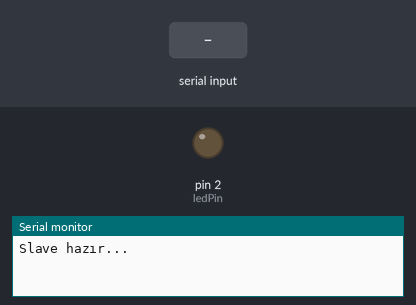
Simulated run of this sketch. Board: Arduino Uno, built with avr-gcc and run on an emulated ATmega328P. On the bench: output pins drawn as LEDs (lit = HIGH), the last lines printed to the serial monitor. The test bench sets the inputs (shaded band).

Above: at 1.2 s.
1.3 s: "1" received over Serial
At 2.1 s:
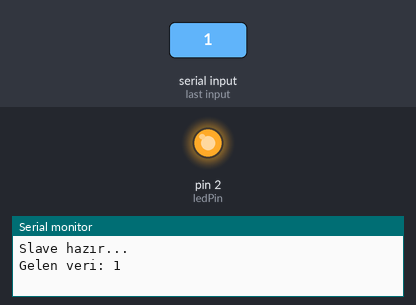
2.8 s: "0" received over Serial
At 3.2 s:
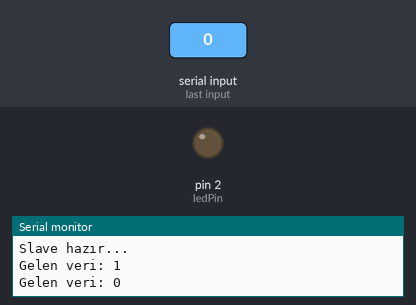
Timing chart, 0 to 5.8 s (numbered marks = the images above; inputs shaded):
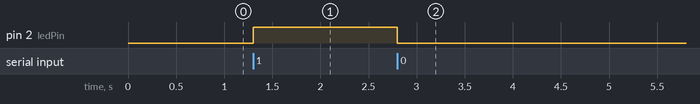

Measured:
- after the input at 1.3 s, pin 2 (ledPin): LOW → HIGH at once
- after the input at 2.8 s, pin 2 (ledPin): HIGH → LOW at once

The sketch:

HC05_SlaveCode.ino
```cpp
const int ledPin = 2; // LED bağlantı pini

void setup() {
  pinMode(ledPin, OUTPUT); // LED çıkış olarak ayarlandı
  Serial.begin(9600); // Donanımsal UART'ı başlat
  Serial.println("Slave hazır...");
}

void loop() {
  if (Serial.available()) {
    char data = Serial.read(); // Gelen veriyi oku
    Serial.print("Gelen veri: ");
    Serial.println(data);
    if (data == '1') {
      digitalWrite(ledPin, HIGH); // LED'i aç
    } else if (data == '0') {
      digitalWrite(ledPin, LOW); // LED'i kapat
    }
  }
}
```
